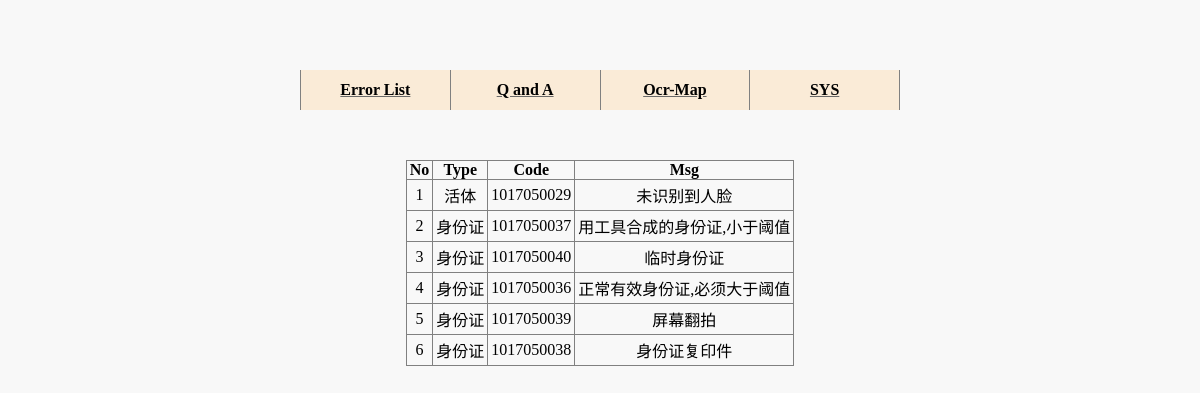
The app's page /search/ with its own data.
### tables this page shows
CREATE TABLE ocrmap(
  id integer  primary key autoincrement,
  o_type text,
  o_code text,
  o_msg text
);

### searchclient/search.py (the view)
@bp.route("/", methods=("get",))
def homepage():
    kind = random.choice(("errorlist", "ocrmap", "qanda"))
    res = get_eles(kind)
    return render_template("search/homepage.html", res=res, kind=kind)

### searchclient/db.py (called while the page is built)
def get_db():
    if "db" not in g:
        g.db = sqlite3.connect(
            current_app.config["DATABASE"],
            detect_types=sqlite3.PARSE_DECLTYPES
        )
        g.db.row_factory = sqlite3.Row
    return g.db

### searchclient/search.py (called while the page is built)
def get_eles(tb_name: str):
    db = get_db()
    cur = db.execute('select id from {}'.format(tb_name))
    all_id = set(cur.fetchall())
    id_lst = []
    try:
        for i in range(20):
            id_lst.append(all_id.pop()['id'], )
    except Exception as e:
        pass
    res = []
    for item in id_lst:
        cur = db.execute("select * from {} where id ={}".format(tb_name, item))
        res += cur.fetchall()
    db.close()
    return res

### searchclient/templates/search/homepage.html (shortened to what this page needs)
<!DOCTYPE html>
{% extends "base.html" %}
{% block script %}
    <link rel="stylesheet" href="{{ url_for('static',filename='search/search.css') }}">
{% endblock %}
{% block show %}
    <table class="contents">
        {% if kind == "ocrmap" %}
            <tr>
                <th>No</th>
                <th>Type</th>
                <th>Code</th>
                <th class="rightside">Msg</th>
            </tr>
            {% for item in res %}
                <tr>
                    <td>{{ loop.index }}</td>
                    <td>{{ item[1] }} </td>
                    <td>{{ item[2] }}</td>
                    <td class="rightside"> {{ item[3] }}</td>
                </tr>
            {% endfor %}
        {% endif %}
    </table>
{% endblock %}

### searchclient/static/base/base.css (style rules this page uses)
* { box-sizing: border-box; margin: 0; padding: 0; list-style: none; text-decoration: none; border: 0; color: black; border-collapse: collapse; }
body { background-color: rgba(220, 220, 220, 0.2); }
table.contents { margin: 50px auto 10px auto; width: auto; height: auto; }
table.contents th { padding-left: 3px; padding-right: 3px; text-align: center; border-top: 1px solid gray; border-bottom: 1px solid gray; border-left: 1px solid gray; }
table.contents td { padding: 3px 3px 3px 3px; text-align: center; border-bottom: 1px solid gray; border-left: 1px solid gray; }
*.rightside { border-right: 1px solid gray; width: auto; }

### records on screen
ocrmap: o_type "活体", o_code "1017050029", o_msg "未识别到人脸"
ocrmap: o_type "身份证", o_code "1017050037", o_msg "用工具合成的身份证,小于阈值"
ocrmap: o_type "身份证", o_code "1017050040", o_msg "临时身份证"
ocrmap: o_type "身份证", o_code "1017050036", o_msg "正常有效身份证,必须大于阈值"
ocrmap: o_type "身份证", o_code "1017050039", o_msg "屏幕翻拍"
ocrmap: o_type "身份证", o_code "1017050038", o_msg "身份证复印件"
